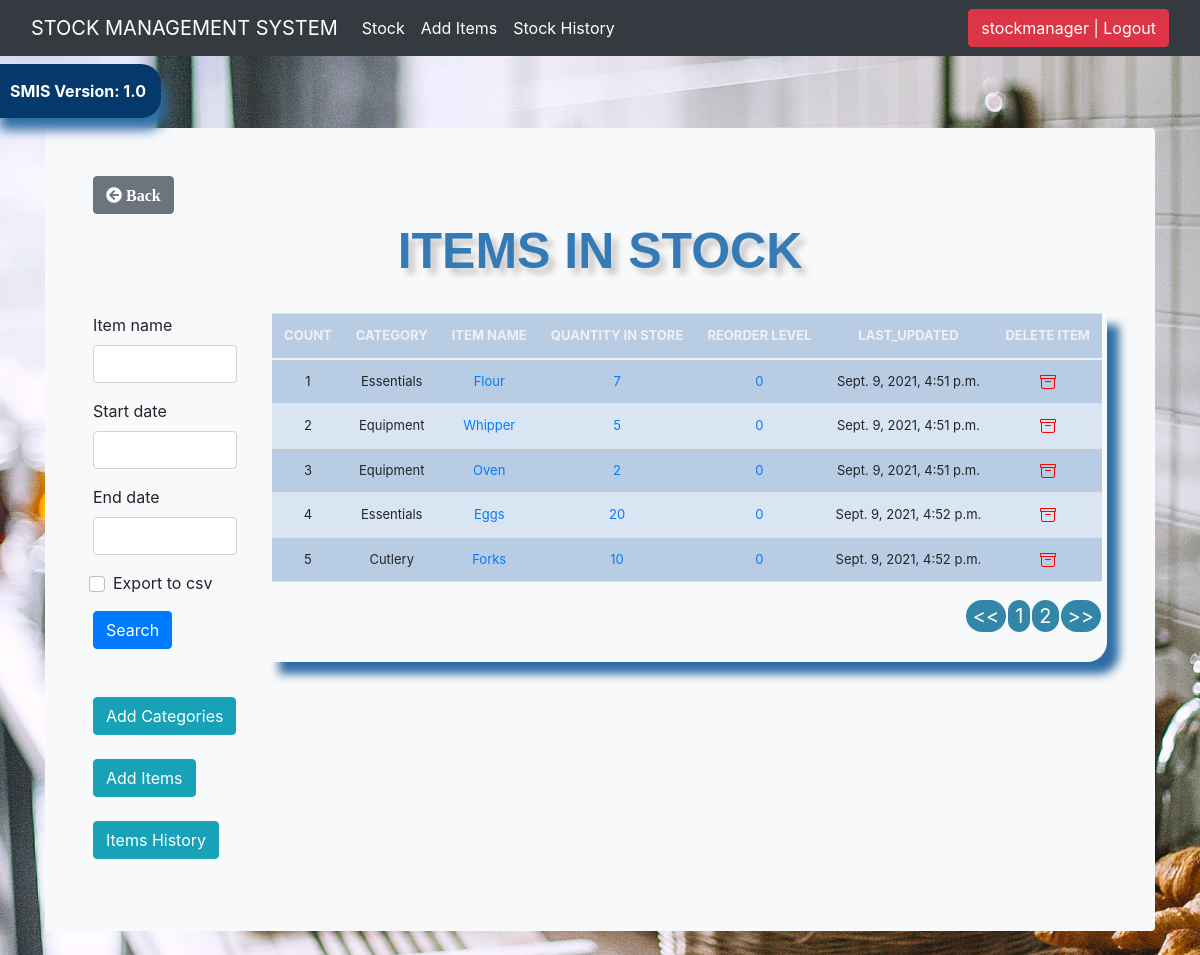
Page /list_items/ (signed in) on the earlier database version.
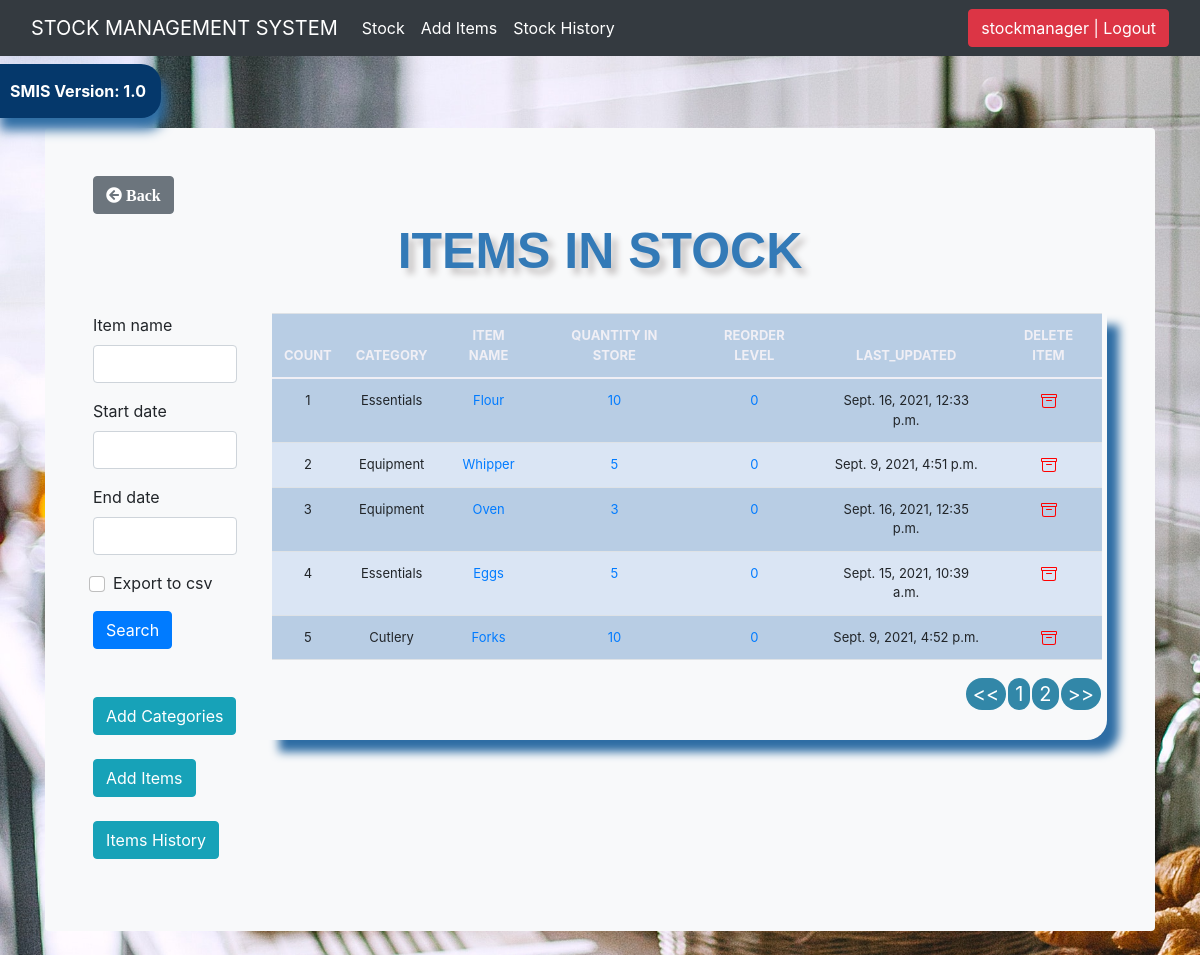
Same page on the later database version.
### stockmgmt/models.py (models this page shows, shortened)
class Stock(models.Model):
    category = models.ForeignKey(
        Category, max_length=50, null=True, on_delete=models.CASCADE)
    item_name = models.CharField(max_length=50, null=True)
    quantity = models.IntegerField(default='0', null=True)
    receive_quantity = models.IntegerField(
        default='0', blank=True, null=True)
    receive_by = models.CharField(max_length=50, blank=True, null=True)
    issue_quantity = models.IntegerField(
        default='0', blank=True, null=True)
    issue_by = models.CharField(max_length=50, blank=True, null=True)
    issue_to = models.CharField(max_length=50, blank=True, null=True)
    phone_number = models.CharField(max_length=50, blank=True, null=True)
    created_by = models.CharField(max_length=50, blank=True, null=True)
    reorder_level = models.IntegerField(default='0', blank=True, null=True)
    timestamp = models.DateTimeField(auto_now_add=True, null=True, blank=True)
    last_updated = models.DateTimeField(auto_now=True, null=True)
    export_to_CSV = models.BooleanField(default=False)

class Category(models.Model):
    name = models.CharField(max_length=100, null=True)
    def __str__(self):
        return self.name
    class Meta:
        verbose_name = 'Category'

### stockmgmt/views.py (the view, shortened to what this page needs)
# urls.py: path('list_items/', list_items,  name="list_items"),
@login_required
def list_items(request):
    title = 'ITEMS IN STOCK'
    items = Stock.objects.all().order_by('-timestamp')
    form = StockSearchForm(request.POST or None)
    if request.method == 'POST':
        items = Stock.objects.filter(
            item_name__icontains=form['item_name'].value(),
            last_updated__range=[
                form['start_date'].value(), form['end_date'].value()]
        )
    context = {
        'items': items,
        'title': title,
        'form': form,
    }
    return render(request, 'list_items.html', context)

### stockmgmt/forms.py
class StockSearchForm(forms.ModelForm):
    item_name = forms.CharField(required=False)
    export_to_CSV = forms.BooleanField(required=False)
    start_date = forms.DateTimeField(required=False)
    end_date = forms.DateTimeField(required=False)
    class Meta:
        model = Stock
        fields = ['item_name', 'start_date', 'end_date']

### stockmgmt/templates/list_items.html (shortened to what this page needs)
{% extends 'base.html' %}
{% load static %}
{% load crispy_forms_tags %}
{% block content %}
<body>
    <main class="container">
        <div class="bg-light p-5 rounded">
            <div>
                <a class="btn btn-secondary" href="{% url 'home' %}"><i class="fa fa-arrow-circle-left"
                        aria-hidden="true">
                        Back </i></a>
            </div>
            <div class="header">{{title}}</div>
            <br>
            <div class="row">
                <div class="search-form col-sm-2">
                    <form method='POST' action=''>
                        {{form |crispy}}
                        <input class="btn btn-primary" type="submit" value='Search' />
                    </form>
                    <br>
                    <br>
                    <a href="{% url 'add_category' %}" class="btn btn-info mybutton">
                        Add Categories
                    </a>
                    <br>
                    <br>
                    <a href="{% url 'add_items' %}" class="btn btn-info mybutton">
                        Add Items
                    </a>
                    <br>
                    <br>
                    <a href="{% url 'list_history' %}" class="btn btn-info mybutton">
                        Items History
                    </a>
                    <br>
                </div>
                <br>
                <br>
                <div class="item-table col-sm-10">
                    <div class="display_table">
                        <table class='table'>
                            <thead>
                                <tr>
                                    <th>COUNT</th>
                                    <th>CATEGORY</th>
                                    <th>ITEM NAME</th>
                                    <th>QUANTITY IN STORE</th>
                                    <th>REORDER LEVEL</th>
                                    <th>LAST_UPDATED</th>
                                    <th>DELETE ITEM</th>
                                </tr>
                            </thead>
                            {% for item in items %}
                            <tr>
                                <td>{{forloop.counter}}</td>
                                <td>{{item.category}}</td>
                                <td><a href="{% url 'update_items' item.id %}">{{item.item_name}}</a></td>
                                <td>
                                    {% if item.quantity <= item.reorder_level %} <a
                                        href="{% url 'item_details' item.id %}">
                                        <div style="background-color: orange;">{{item.quantity}}</div></a>
                                        {% else %}
                                        <a href="{% url 'item_details' item.id %}">
                                            {{item.quantity}}</a>
                                        {% endif %}
                                </td>
                                <td><a href="{% url 'reorder_level' item.id %}">{{item.reorder_level}}</a></td>
                                <td>{{item.last_updated}}</td>
                                <td><a href="{% url 'delete_items' item.id %}">
                                    </a></td>
                            </tr>
                            {% endfor %}
                        </table>
                    </div>
                </div>
            </div>
            <br>
        </div>
        <br>
    </main>
</body>
{% endblock %}

### stockmgmt/templates/base.html (shortened to what this page needs)
{% load static %}
<!DOCTYPE html>
<html lang="en">
<head>
    <link rel="stylesheet" href="{% static 'css/style.css' %}">
    <link href="https://cdn.jsdelivr.net/npm/bootstrap@5.1.0/dist/css/bootstrap.min.css" rel="stylesheet"
>
    <link rel="stylesheet" href="https://stackpath.bootstrapcdn.com/bootstrap/4.4.1/css/bootstrap.min.css"
>
    <link rel="stylesheet" href="https://use.fontawesome.com/releases/v5.6.1/css/all.css"
>
    <link href="{% static 'js/jquery-ui-1.12.1.custom/jquery-ui.css' %}" rel="stylesheet">
    <link href="{% static 'js/jquery-ui-1.12.1.custom/jquery-ui.min.css' %}" rel="stylesheet">
    <link href="{% static 'js/jquery-ui-1.12.1.custom/jquery-ui.structure.css' %}" rel="stylesheet">
    <link href="{% static 'js/jquery-ui-1.12.1.custom/jquery-ui.structure.min.css' %}" rel="stylesheet">
    <link href="{% static 'js/jquery-ui-1.12.1.custom/jquery-ui.theme.css' %}" rel="stylesheet">
    <link href="{% static 'js/jquery-ui-1.12.1.custom/jquery-ui.theme.min.css' %}" rel="stylesheet">
    <link href="{% static 'js/nprogress/nprogress.css' %}" rel="stylesheet">
</head>
<nav class="navbar navbar-expand-lg navbar-dark bg-dark">
    <div class="container-fluid">
        <a class="navbar-brand" href="{% url 'home' %}">STOCK MANAGEMENT SYSTEM</a>
        <div class="collapse navbar-collapse" id="navbarSupportedContent">
            <ul class="navbar-nav me-auto mb-2 mb-lg-0">
                {% if request.user.is_authenticated %}
                <li class="nav-item">
                    <a class="nav-link active" href="{% url 'list_items' %}">Stock</a>
                </li>
                <li class="nav-item">
                    <a class="nav-link active" href="{% url 'add_items' %}" tabindex="-1">Add Items</a>
                </li>
                <li class="nav-item">
                    <a class="nav-link active" href="{% url 'list_history' %}">Stock History</a>
                </li>
            </ul>
            <li class=" nav-item d-flex"><a href="{% url 'logout' %}"><button class="btn btn-danger">{{ user }} |
                        Logout</button></a>
            </li>
            {% else %}
            <li class="nav-item d-flex"><a href="{% url 'loginPage' %}"><button class="btn btn-info">Login</button></a>
            </li>
            {% endif %}
        </div>
    </div>
</nav>
<br>
<br>
<a href="#">
    <div class="mt-4" id="version-display" data-toggle="modal" data-target="#myModal">SMIS Version: 1.0</div>
</a>
<br>
{% block content %}
{% endblock %}
</html>

### static/css/style.css (style rules this page uses)
body { background-image: url("../img/pexels-maria-orlova-4916562.jpg"); background-size: cover; background-repeat: no-repeat; background-position: 50% 50%; }
.table { font-size: 13px; text-align: center; width: 95%; margin: auto; text-align: center; }
.table tr:nth-child(odd) { background: #b8cde4 }
.table tr:nth-child(even) { background: #dae5f4 }
th { color: #f0eff5; background-color: hsl(243, 56%, 46%); }
.display_table { border-bottom-right-radius: 20px; padding-left: 5px; padding-right: 5px; padding-bottom: 20px; box-shadow: 12px 12px 10px #2e6da4; }
.header { font-family: helvetica; color: #337ab7; font-size: 50px; text-align: center; width: 100%; text-shadow: 6px 6px 6px #c9c6c6; display: block; font-weight: bolder; }
#version-display { background-color: #05386B; color: white; box-shadow: 5px 12px 12px #2e6da4; text-align: center; display: inline; font-weight: bolder; padding: 15px; position: fixed; top: 40px; left: -5px; z-index: 3000; border-top-right-radius: 20px; border-bottom-right-radius: 20px; }

Differences in the rows shown:
changed Stock "Flour": quantity "7" → "10"; last_updated "Sept. 9, 2021, 4:51 p.m." → "Sept. 16, 2021, 12:33 p.m."
changed Stock "Oven": quantity "2" → "3"; last_updated "Sept. 9, 2021, 4:51 p.m." → "Sept. 16, 2021, 12:35 p.m."
changed Stock "Eggs": quantity "20" → "5"; last_updated "Sept. 9, 2021, 4:52 p.m." → "Sept. 15, 2021, 10:39 a.m."
